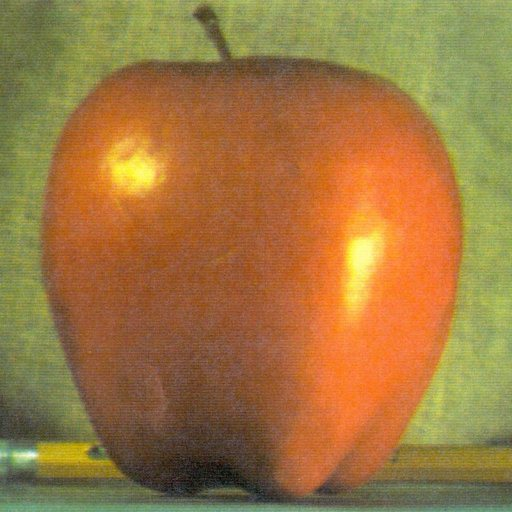
#> input picture Week06/apple.jpg, 512 x 512 px
$ jupyter execute Botzer_AI879_HW_Q2_Week6.ipynb
#> lines starting #> are read from the running program, lines starting #| are printed output that depends on the picture; after the words box and inside, x2 and y2 are one past the last pixel; in counts of white or black regions, pixels touching at a corner belong together
[cell 1]
# Author: Brandon Botzer
# Date: 1/23/2024
# Class: Penn State - AI 879

Q2:

Implement an image blending algorithm for two images according to section 3.5.5 in Szeliski textbook. For this, please pick any two images of your choice.

Given the issues I was having with the haze covering the Laplacian Reconstruction from Q1, I've elected to use the classic apple and orange in an attempt to minimize confonding factors and get to the bottom of the hazing issue.

[cell 2]
# Imports for functions

# The scikit-image package provides a wide variety of filter applications
#  which reduce the need to write out the corr / conv matricies

from PIL import Image

import skimage as ski
import numpy as np
import matplotlib.pyplot as plt
import cv2 as cv

cv.__version__, ski.__version__

[cell 3]
# Read in the images and convert each to float 64 [0,1] scaling
im1 = ski.io.imread('apple.jpg')
#> im1 is the input picture: shape (512, 512, 3); mean R, G, B 159.1, 119.7, 64.8
im1 = ski.util.img_as_float64(im1)
im2 = ski.io.imread('orange.jpg')
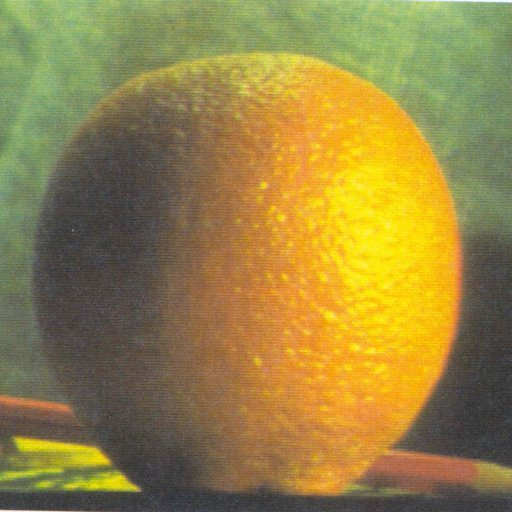
#> input picture Week06/orange.jpg, 512 x 512 px
#> im2 is the input picture: shape (512, 512, 3); mean R, G, B 150.2, 131.8, 69.2
im2 = ski.util.img_as_float64(im2)

[cell 4]
# Creating the binary mask (a split down the middle)

# Get the size of the image as ints
size = int(im1.shape[0])
#> size = 512
half_size = int(size/2)
#> half_size = 256

# Create the mask and assign half of it to values of 1
mask = np.zeros((size, size, 3))
mask[:,0:half_size,:] = 1

# Invert the mask for the other image
inv_mask = ski.util.invert(mask)

[cell 5]
plt.imshow(mask)
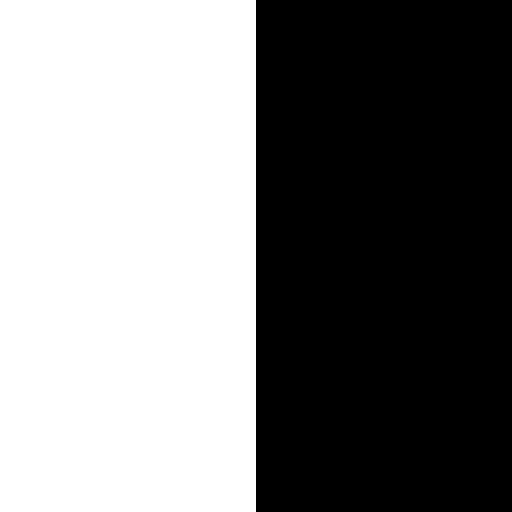
#> shown: shape (512, 512, 3) float64; values 0 (black) and 1 (white), 50% white; 1 white region, box (x1, y1, x2, y2) and area: (0, 0, 256, 512) 131072

[cell 6]
mask.shape

[cell 7]
plt.imshow(inv_mask)

[cell 8]
# Create Gaussian pyramids for both images and the mask

im1_gauss = list(ski.transform.pyramid_gaussian(im1, downscale=2, channel_axis=-1))
#> im1_gauss = 10 items
im2_gauss = list(ski.transform.pyramid_gaussian(im2, downscale=2, channel_axis=-1))
#> im2_gauss = 10 items
mask_gauss = list(ski.transform.pyramid_gaussian(mask, downscale=2, channel_axis=-1))
inv_mask_gauss = list(ski.transform.pyramid_gaussian(inv_mask, downscale=2, channel_axis=-1))

[cell 9]
# Create Laplacian pyramids from the Gaussian pyramids for both image 1 and image 2

# I didn't actually have to compute the im1 and im2 Gaussians above as the pyramid_laplacian does this in smoothing
#  layer = resize(prev_layer) - smooth(resize(prev_layer))  as per: https://scikit-image.org/docs/stable/api/skimage.transform.html#skimage.transform.pyramid_laplacian

im1_lap = list(ski.transform.pyramid_laplacian(im1, downscale=2, channel_axis=-1))
#> im1_lap = 10 items
im2_lap = list(ski.transform.pyramid_laplacian(im2, downscale=2, channel_axis=-1))
#> im2_lap = 10 items

[cell 10]
# Construct a blended Laplacian pyramid using each image Laplacian pyramid and weight by the corresponding Gaussian pyramid mask
#  When masking, make sure to mask on the correct sides.  Mask and 1-Mask will do this for im1 and im2

# Storage list for the blended Laplacian pyramid layers
blend_lap = []

for l1, l2, m, inv in zip(im1_lap, im2_lap, mask_gauss, inv_mask_gauss):

    print(l1.shape, l2.shape, m.shape, inv.shape) # Check your shapes, was having problems with this

    blend_lap.append(np.multiply(l1, m) + np.multiply(l2,inv)) # Use np.multipy() to ensure elementwise multiplication
#> this loop made 10 passes
#> (l1, l2, inv) on pass 10: ([[0, 0, -5.55e-17]], [[0, 0, -1.11e-16]], [[0.5, 0.5, 0.5]])
#| (512, 512, 3) (512, 512, 3) (512, 512, 3) (512, 512, 3)
#| (256, 256, 3) (256, 256, 3) (256, 256, 3) (256, 256, 3)
#| (128, 128, 3) (128, 128, 3) (128, 128, 3) (128, 128, 3)
#| (64, 64, 3) (64, 64, 3) (64, 64, 3) (64, 64, 3)
#| (32, 32, 3) (32, 32, 3) (32, 32, 3) (32, 32, 3)
#| (16, 16, 3) (16, 16, 3) (16, 16, 3) (16, 16, 3)
#| (8, 8, 3) (8, 8, 3) (8, 8, 3) (8, 8, 3)
#| (4, 4, 3) (4, 4, 3) (4, 4, 3) (4, 4, 3)
#> (further printed lines are left out)
#> after the loop, blend_lap = 10 items

[cell 11]
def LaplacianReconstruction(lap_pyr):
    '''Reconstruct the Laplacian image back to the origional image.
    Code based on and modified from AI879 lesson 6.1.

    Args:
        lap_pyr: The Laplacian pyramid used for reconstruction

    Returns:
        out_via_lap: The reconstructed image array
    '''

    # Start with the last image in the Laplacian pyramid for reconstruction
    out_via_lap = lap_pyr[-1]
#> out_via_lap = [[0, 0, -8.33e-17]]

    # Loop in reverse order all of the images in the Laplacian pyramid
    for lpy in reversed(lap_pyr):

        # Upscale through pyramid expansion to current smallest level of the pyramid
        out_via_lap = ski.transform.pyramid_expand(out_via_lap, upscale=2, order=1, channel_axis=-1) # order of 1 corresponds to 'bilinear' per: https://scikit-image.org/docs/stable/api/skimage.transform.html#skimage.transform.warp

        M, N, ch = lpy.shape

        out_via_lap = out_via_lap[:M, :N, :] + lpy
#> this loop made 10 passes
#> (M, N) on passes 2 to 10: (2, 2), (4, 4), (8, 8), (16, 16), (32, 32), (64, 64), (128, 128), (256, 256), (512, 512)
#> (lpy, M, N, out_via_lap) on pass 1: ([[0, 0, -8.33e-17]], 1, 1, [[0, 0, -1.67e-16]])
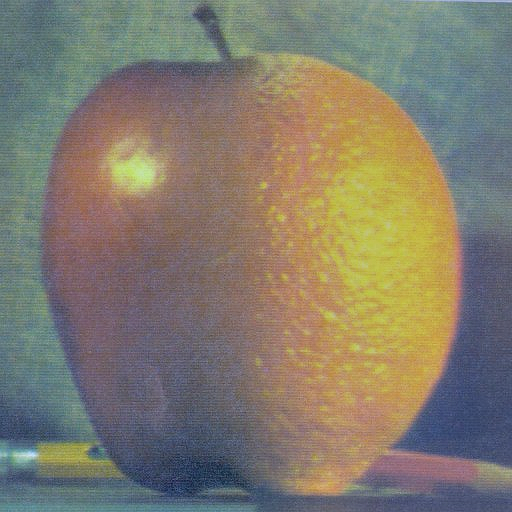
#> out_via_lap: shape (512, 512, 3) float64; mean of channels 0, 1, 2 0.0211, 0.0103, -0.0158; drawn with min black and max white

    return out_via_lap

[cell 12]
# Reconstruct the blended Laplacian

im_blended = LaplacianReconstruction(blend_lap)

[cell 13]
# Show the blended result
plt.imshow(im_blended)
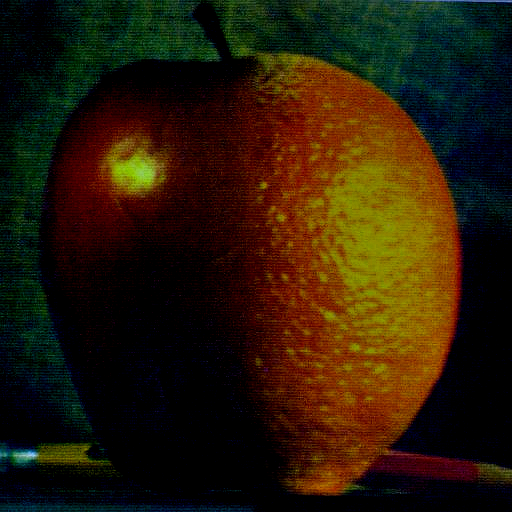
#> shown: shape (512, 512, 3) float64; mean R, G, B 0.0409, 0.0266, 0.00727; drawn with min black and max white

The Laplacian pyramids are showing up very, very dark on display.  I don't know why my images are turning out so dark.  It is more of the hazing issues from the Laplacian Reconstruction that plauged Q1.

I think it is either becasue I am using the full pyramids instead of a 32x32 that the multiresolutionPyramid (mrp) code provided uses or it is something within skimage Laplacian pyramid function.

[cell 14]
def pyramid_plotter(pyr_list):
    # Plot the output in a clever way to show the pyramid:
    #  From skimage example:  https://scikit-image.org/docs/stable/auto_examples/transform/plot_pyramid.html#sphx-glr-auto-examples-transform-plot-pyramid-py

    rows, cols, ch = pyr_list[0].shape
#> rows = 512; cols = 512; ch = 3

    # determine the total number of rows and columns for the composite
    #  Find the total number of rows of either the origional image or the pyramid rows summed
    composite_rows = max(rows, sum(p.shape[0] for p in pyr_list[1:]))
#> composite_rows = 512
    #  Find the total number of columns by adding the origional and the first pyramid layer together
    #    all subsequent pyramid images will exist within this
    composite_cols = cols + pyr_list[1].shape[1]
#> composite_cols = 768

    # Set the large grid to contain all of the images
    composite_image = np.zeros((composite_rows, composite_cols, 3),
                            dtype=np.double)
#> composite_image: shape (512, 768, 3) float64; every value is 0

    # Store the original image to the left of the composite image
    composite_image[:rows, :cols, :] = pyr_list[0]

    # stack all downsampled images in a column to the right of the original

    i_row = 0 # Start the row count from the zero row (the top)
    # Loop for each layer in the pyramid
    for p in pyr_list[1:]:
        # Get the number of rows and columns for the current pyramid layer
        n_rows, n_cols = p.shape[:2]
        # From the last row position, add the current pyramid layer image
        composite_image[i_row:i_row + n_rows, cols:cols + n_cols] = p
        # move the row count down for the next image
        i_row += n_rows
#> this loop made 9 passes
#> (n_rows, n_cols, i_row) on passes 1 to 8: (256, 256, 256), (128, 128, 384), (64, 64, 448), (32, 32, 480), (16, 16, 496), (8, 8, 504), (4, 4, 508), (2, 2, 510)
#> (p, n_rows, n_cols, i_row) on pass 9: ([[0.624, 0.469, 0.254]], 1, 1, 511)
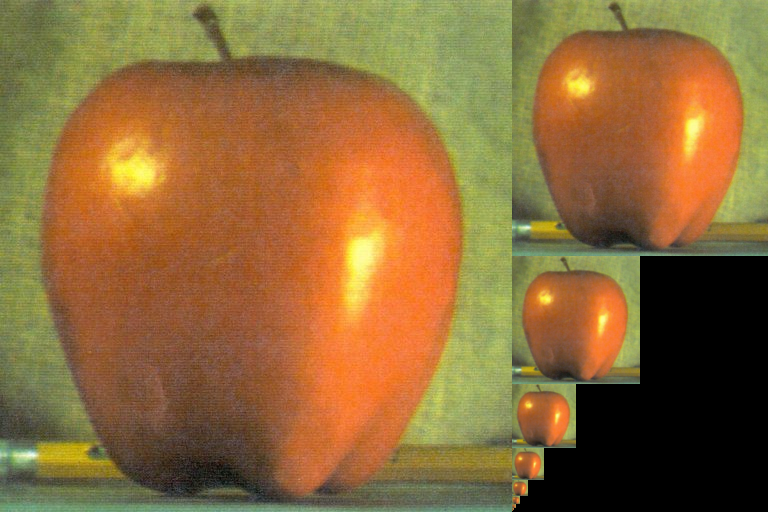
#> composite_image: shape (512, 768, 3) float64; mean of channels 0, 1, 2 0.554, 0.417, 0.226; drawn as R, G, B
#> after the loop, i_row = 511

    # Plot the composite image
    fig, ax = plt.subplots()
    ax.imshow(composite_image)
    plt.show()

# A showcase of all of the Guassian and Laplacian pyramids

[cell 15]
pyramid_plotter(im1_gauss)

[cell 16]
pyramid_plotter(im1_lap) # Should these Laplacians be this dark?
#> the loop in pyramid_plotter (call 2), `for p in pyr_list[1:]:` made 9 passes
#> (p, n_rows, n_cols, i_row) on pass 9: ([[0, 0, -5.55e-17]], 1, 1, 511)
#> after the loop in pyramid_plotter (call 2), `for p in pyr_list[1:]:`:
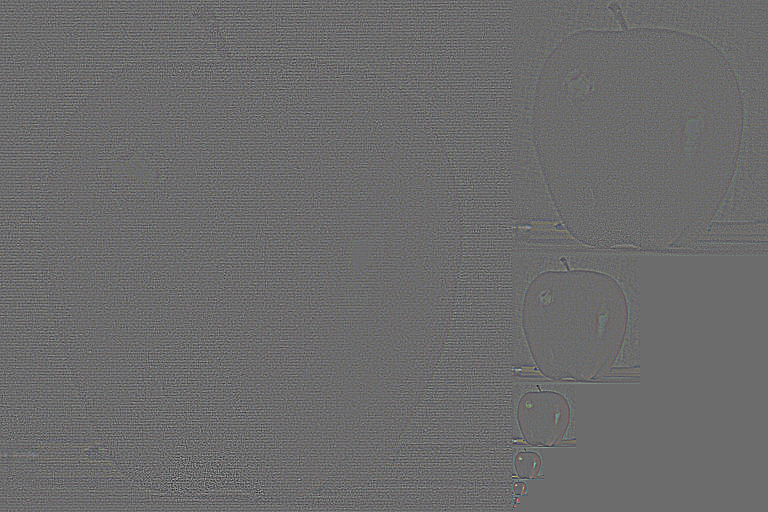
#> composite_image: shape (512, 768, 3) float64; mean of channels 0, 1, 2 -6.5e-17, -4.89e-17, -2.66e-17; drawn with min black and max white

[cell 17]
pyramid_plotter(im2_gauss)
#> the loop in pyramid_plotter (call 3), `for p in pyr_list[1:]:` made 9 passes
#> (p, n_rows, n_cols, i_row) on pass 9: ([[0.589, 0.517, 0.271]], 1, 1, 511)
#> after the loop in pyramid_plotter (call 3), `for p in pyr_list[1:]:`:
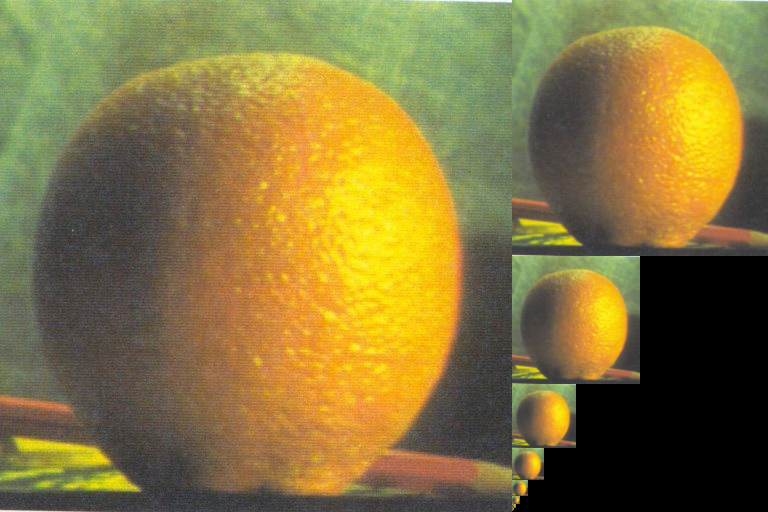
#> composite_image: shape (512, 768, 3) float64; mean of channels 0, 1, 2 0.524, 0.459, 0.241; drawn as R, G, B

[cell 18]
pyramid_plotter(im2_lap) # Should these Laplacians be this dark?
#> the loop in pyramid_plotter (call 4), `for p in pyr_list[1:]:` made 9 passes
#> (p, n_rows, n_cols, i_row) on pass 9: ([[0, 0, -1.11e-16]], 1, 1, 511)
#> in pyramid_plotter (call 4), `plt.show()`:
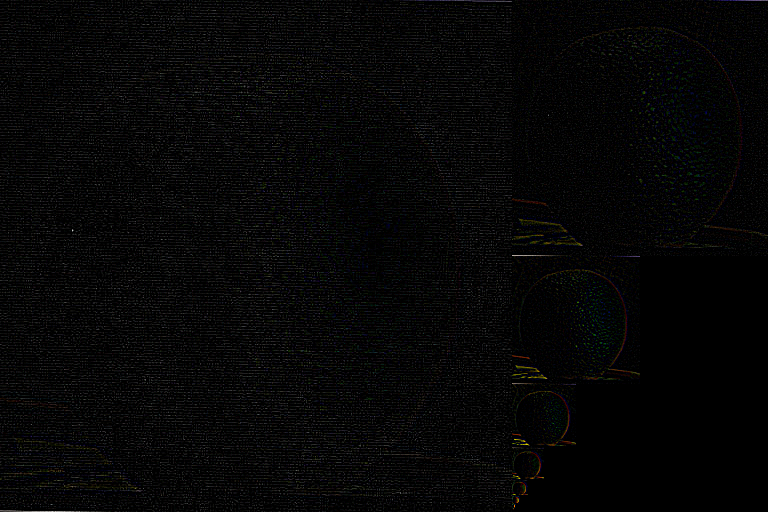
#> shown: shape (512, 768, 3) float64; mean R, G, B 0.00339, 0.00341, 0.00343; drawn with min black and max white

[cell 19]
# The masks being used to ensure that I'm not messing something up there causing the darkness haze
pyramid_plotter(mask_gauss)
#> after the loop in pyramid_plotter (call 5), `for p in pyr_list[1:]:`:
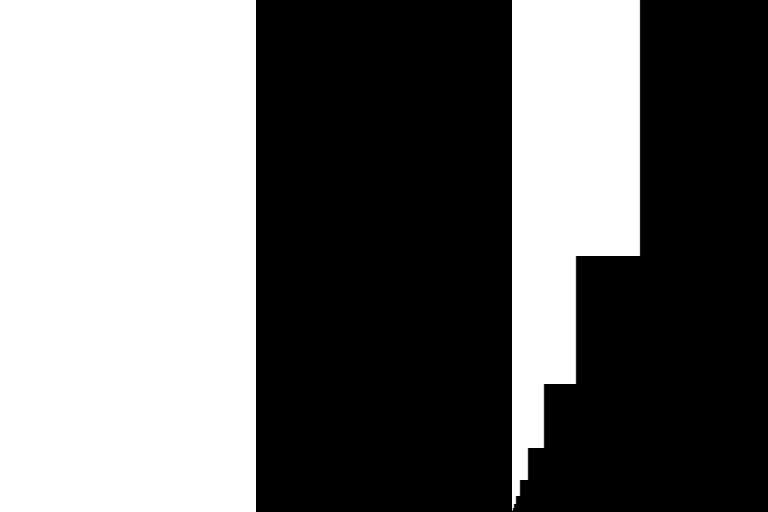
#> composite_image: shape (512, 768, 3) float64; min 0, max 1, mean 0.444

[cell 20]
# Last layer of the gaussian pyramid
plt.imshow(im1_gauss[-1]) # Lowest Level
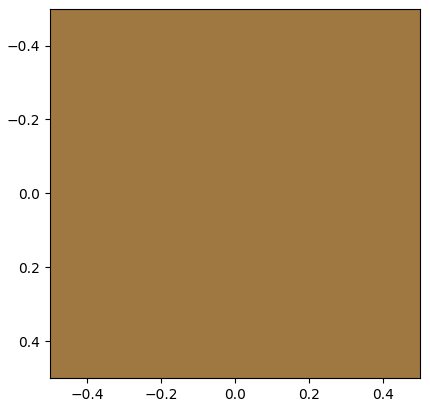
#> figure drawn by matplotlib, 1 panel

[cell 21]
# Last layer of the gaussian pyramid
plt.imshow(im2_gauss[-1])
